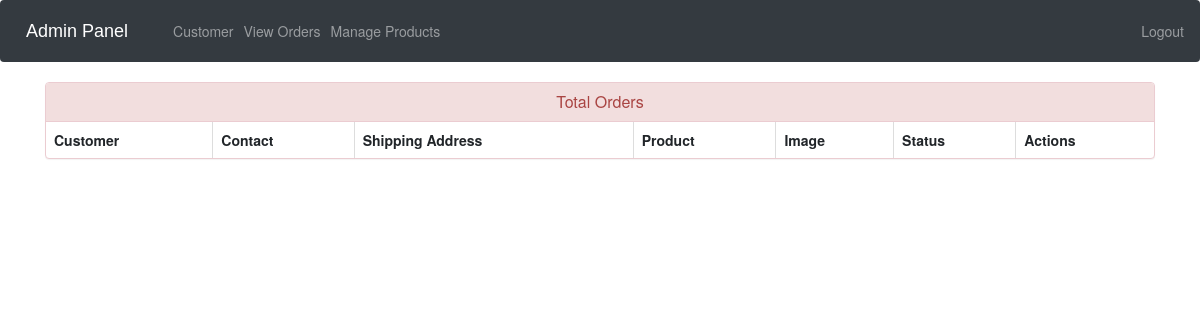
The app's page /admin-view-booking (signed in), older data.
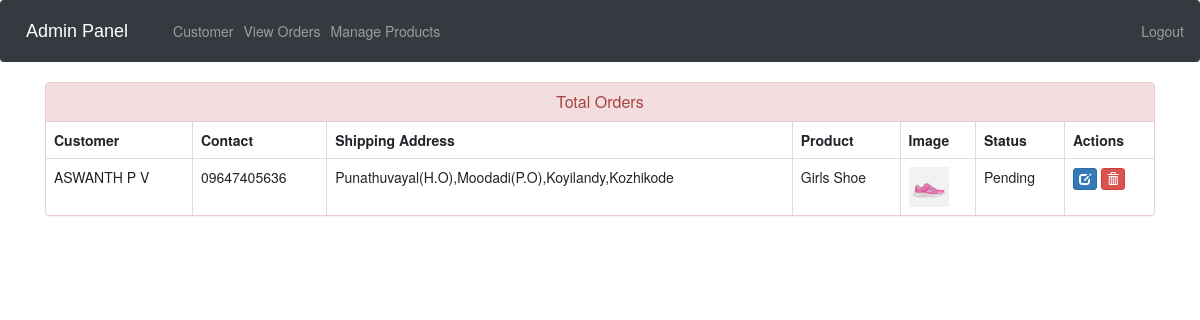
The same page, newer data.
### ecom/models.py (models this page shows, shortened)
class Customer(models.Model):
    user=models.OneToOneField(User,on_delete=models.CASCADE)
    profile_pic= models.ImageField(upload_to='profile_pic/CustomerProfilePic/',null=True,blank=True)
    address = models.CharField(max_length=40)
    mobile = models.CharField(max_length=20,null=False)
    @property
    def get_name(self):
        return self.user.first_name+" "+self.user.last_name

class Orders(models.Model):
    STATUS =(
        ('Pending','Pending'),
        ('Order Confirmed','Order Confirmed'),
        ('Out for Delivery','Out for Delivery'),
        ('Delivered','Delivered'),
    )
    customer=models.ForeignKey('Customer', on_delete=models.CASCADE,null=True)
    product=models.ForeignKey('Product',on_delete=models.CASCADE,null=True)
    email = models.CharField(max_length=50,null=True)
    address = models.CharField(max_length=500,null=True)
    mobile = models.CharField(max_length=20,null=True)
    order_date= models.DateField(auto_now_add=True,null=True)
    status=models.CharField(max_length=50,null=True,choices=STATUS)

class Product(models.Model):
    name=models.CharField(max_length=40)
    product_image= models.ImageField(upload_to='product_image/',null=True,blank=True)
    price = models.PositiveIntegerField()
    description=models.CharField(max_length=40)

### ecom/views.py (the view)
# urls.py: path('admin-view-booking', views.admin_view_booking_view,name='admin-view-booking'),
@login_required(login_url='adminlogin')
def admin_view_booking_view(request):
    orders=models.Orders.objects.all()
    ordered_products=[]
    ordered_bys=[]
    for order in orders:
        ordered_product=models.Product.objects.all().filter(id=order.product.id)
        ordered_by=models.Customer.objects.all().filter(id = order.customer.id)
        ordered_products.append(ordered_product)
        ordered_bys.append(ordered_by)
    return render(request,'ecom/admin_view_booking.html',{'data':zip(ordered_products,ordered_bys,orders)})

### templates/ecom/admin_view_booking.html (shortened to what this page needs)
{% extends 'ecom/admin_base.html' %}
{% load static %}
{% block content %}
<head>
  <link href="//netdna.bootstrapcdn.com/bootstrap/3.0.0/css/bootstrap.min.css" rel="stylesheet" id="bootstrap-css">
</head>
<div class="container">
  <div class="panel panel-danger">
    <div class="panel-heading">
      <h6 class="panel-title">Total Orders</h6>
    </div>
    <table class="table table-hover table-bordered" id="dev-table">
      <thead>
        <tr>
          <th>Customer</th>
          <th>Contact</th>
          <th>Shipping Address</th>
          <th>Product</th>
          <th>Image</th>
          <th>Status</th>
          <th>Actions</th>
        </tr>
      </thead>
      {% for product,customer,order in data %}
      <tr>
        {% for c in customer %}
        <td> {{c.get_name}}</td>
        <td>{{c.mobile}}</td>
        <td>{{order.address}}</td>
        {% endfor %}
        {% for p in product %}
        <td> {{p.name}}</td>
        <td> <img src="{% static p.product_image.url %}" alt="Profile Pic" height="40px" width="40px" /></td>
        <td>{{order.status}}</td>
        <td><a class="btn btn-primary btn-xs" href="{% url 'update-order' order.id  %}"><span class="glyphicon glyphicon-edit"></span></a>
        <a class="btn btn-danger btn-xs" href="{% url 'delete-order' order.id  %}"><span class="glyphicon glyphicon-trash"></span></a></td>
        {% endfor %}
      </tr>
      {% endfor %}
    </table>
  </div>
</div>
{% endblock content %}

Row changes from the older to the newer data that the page shows:
added Orders: address "Punathuvayal(H.O),Moodadi(P.O),Koyilandy,Kozhikode", status "Pending"
now on this page (row unchanged): Customer: get_name "ASWANTH P V", mobile "09647405636"
added Product: name "Girls Shoe", product_image (picture)
